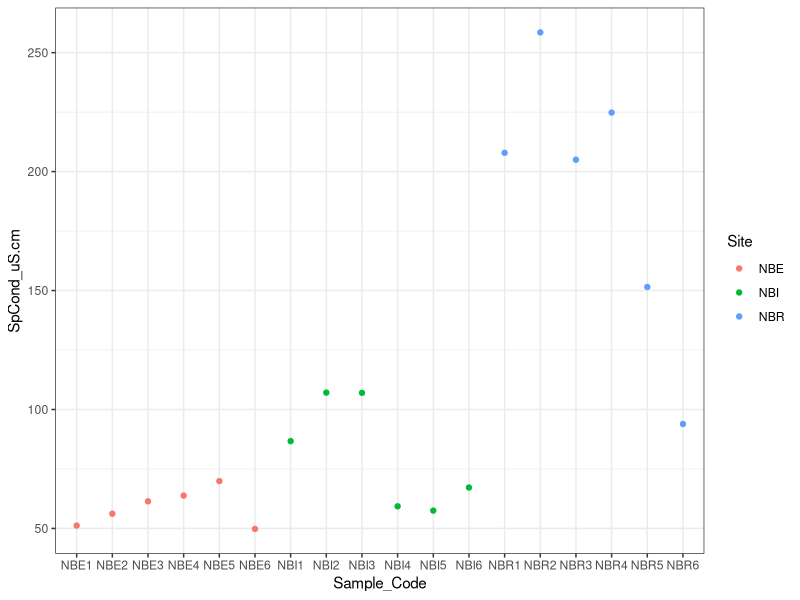
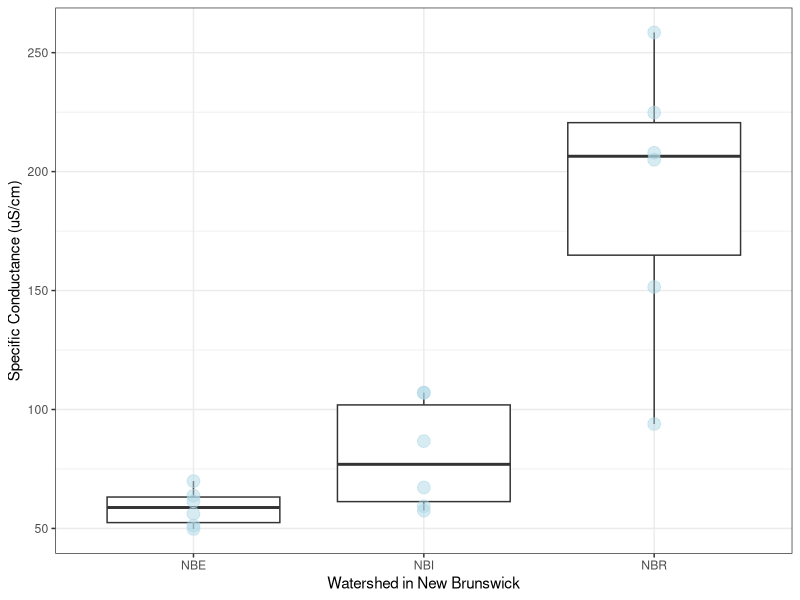
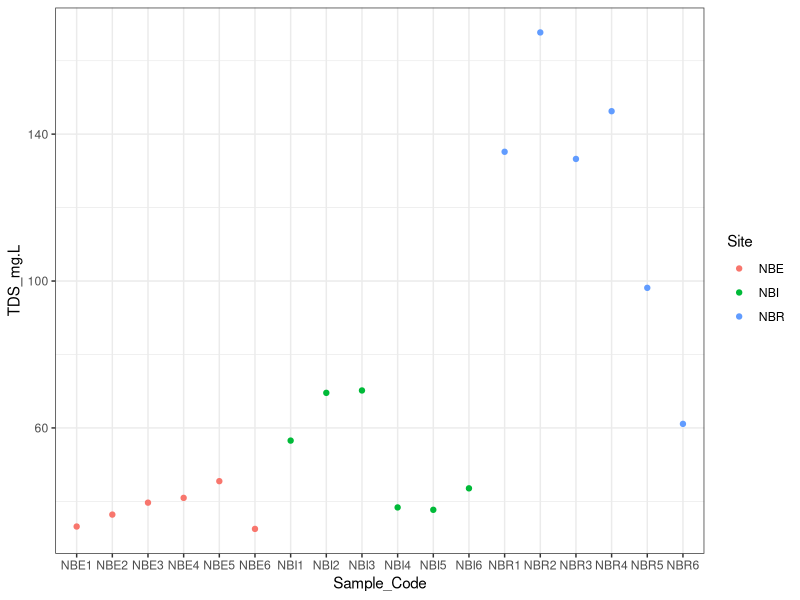
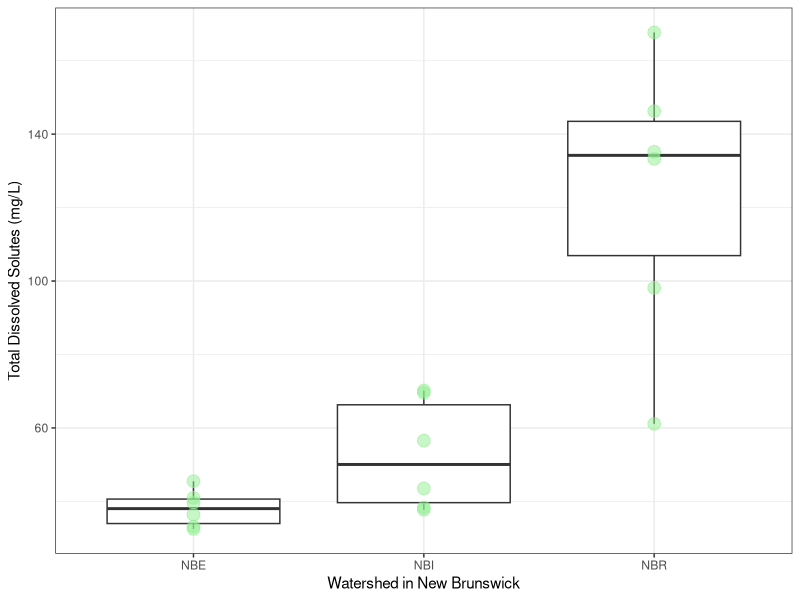
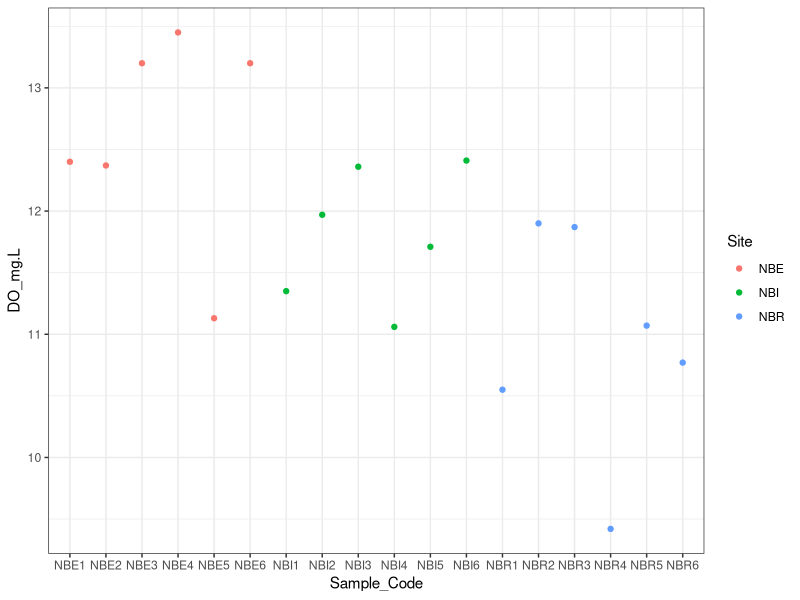
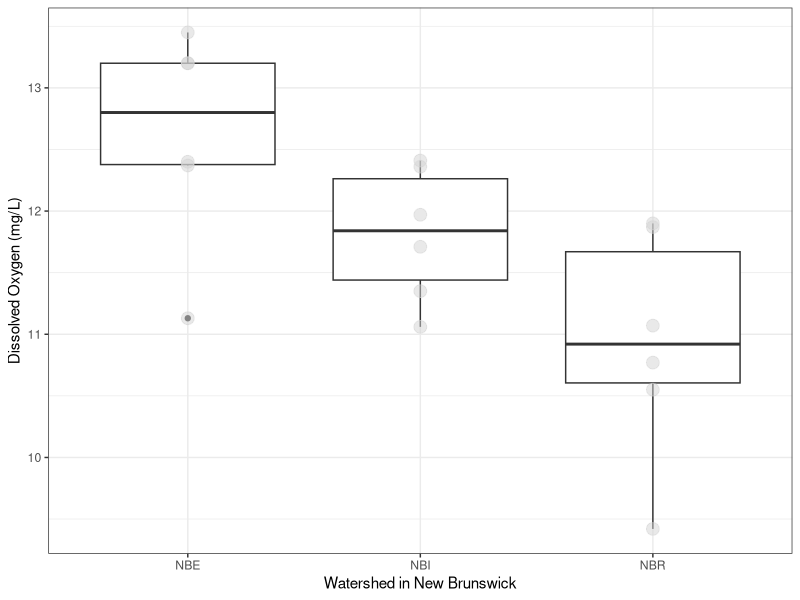

Write the R code that produced these figures, in order.
#############
#Bio 708
#First Assignment, Lauren Negrazis
#Different chemistry measurements of water taken during sculpin sampling 
##############

## BMB: you probably don't want *any* of these lines in working code 
getwd()            ##  irrelevant if you're not running the code line-by-line
dir.create("data") ## you should do this once, not every time you run the code
## this is bad practice: see https://www.tidyverse.org/articles/2017/12/workflow-vs-script/
rm(list=ls())

library(dplyr)
library(ggplot2)

watervar <- read.csv ("sculpinblitz2017watervar.csv")
watervar ## this line shouldn't be here either (only in interactive code)


##want to make a box and whisker plot of the water conductivity, TDS and DO between the 3 watersheds, showing all the data points across the set
#These are important water chemistry variables that can change with disturbance and alter a stream ecosystem

##For Specific conductance 
#Make ggplot picture and removing grey background, just to see if any patterns apparent
ggplot(watervar, aes(x=Sample_Code, y= SpCond_uS.cm, colour= Site))+
  geom_point() +
    theme_bw()

## BMB: I like to use theme_set(theme_bw()) in my script to set the theme
## globally
## I'd consider coord_flip(), plus a better y-axis label


#making a histogram and layering raw data onto box-and-whisker
ggplot(watervar, aes(x= Site, y= SpCond_uS.cm))+
  geom_boxplot()+
  geom_point(size=4, colour='lightblue', alpha=0.5)+
  xlab("Watershed in New Brunswick")+
  ylab( "Specific Conductance (uS/cm)")+
    theme_bw()

## BMB: where's the histogram? but this looks good

##For TDS
#affects the movement of water into cells

#scatter plot
ggplot(watervar, aes(x=Sample_Code, y= TDS_mg.L, colour= Site))+
  geom_point() +
  theme_bw()

#histogram
ggplot(watervar, aes(x= Site, y= TDS_mg.L))+
  geom_boxplot()+
  geom_point(size=4, colour='lightgreen', alpha=0.5)+
  xlab("Watershed in New Brunswick")+
  ylab( "Total Dissolved Solutes (mg/L)")+
  theme_bw()

##For Dissolved oxygen 
#scatter plot
ggplot(watervar, aes(x=Sample_Code, y= DO_mg.L, colour= Site))+
  geom_point() +
  theme_bw()

#histogram
ggplot(watervar, aes(x= Site, y= DO_mg.L))+
  geom_boxplot()+
  geom_point(size=4, colour='lightgrey', alpha=0.5)+
  xlab("Watershed in New Brunswick")+
  ylab( "Dissolved Oxygen (mg/L)")+
  theme_bw()
## BMB: again, this is totally not a histogram!

## BMB: bottom line, this looks fine. score=2
## (where 1=poor, 2=fine, 3=amazing)
